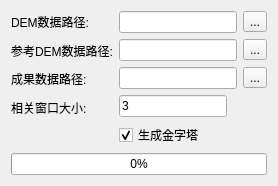
     <widget class="QWidget" name="DEMRelatedPropertyCheck_page">
      <layout class="QGridLayout" name="gridLayout_2">
       <item row="0" column="0">
        <layout class="QFormLayout" name="formLayout">
         <item row="0" column="0">
          <layout class="QGridLayout" name="gridLayout_31">
           <item row="1" column="0">
            <widget class="QLabel" name="label_41">
             <property name="text">
              <string>参考DEM数据路径:</string>
             </property>
            </widget>
           </item>
           <item row="3" column="0">
            <widget class="QLabel" name="label_42">
             <property name="text">
              <string>相关窗口大小:</string>
             </property>
            </widget>
           </item>
           <item row="0" column="0">
            <widget class="QLabel" name="label_43">
             <property name="text">
              <string>DEM数据路径:</string>
             </property>
            </widget>
           </item>
           <item row="2" column="0">
            <widget class="QLabel" name="label_44">
             <property name="text">
              <string>成果数据路径:</string>
             </property>
            </widget>
           </item>
           <item row="4" column="0">
            <widget class="QLabel" name="label_45">
             <property name="text">
              <string/>
             </property>
            </widget>
           </item>
          </layout>
         </item>
         <item row="0" column="1">
          <layout class="QGridLayout" name="gridLayout_32">
           <item row="1" column="0">
            <layout class="QHBoxLayout" name="horizontalLayout_42">
             <item>
              <widget class="QLineEdit" name="lineEdit_34"/>
             </item>
             <item>
              <widget class="QToolButton" name="toolButton_24">
               <property name="text">
                <string>...</string>
               </property>
              </widget>
             </item>
            </layout>
           </item>
           <item row="4" column="0">
            <layout class="QHBoxLayout" name="horizontalLayout_45" stretch="0,2">
             <item>
              <widget class="QCheckBox" name="checkBox_9">
               <property name="text">
                <string>生成金字塔</string>
               </property>
               <property name="checked">
                <bool>true</bool>
               </property>
              </widget>
             </item>
             <item>
              <spacer name="horizontalSpacer_30">
               <property name="orientation">
                <enum>Qt::Horizontal</enum>
               </property>
               <property name="sizeHint" stdset="0">
                <size>
                 <width>40</width>
                 <height>20</height>
                </size>
               </property>
              </spacer>
             </item>
            </layout>
           </item>
           <item row="3" column="0">
            <layout class="QHBoxLayout" name="horizontalLayout_44" stretch="0,2">
             <item>
              <widget class="QLineEdit" name="lineEdit_36">
               <property name="text">
                <string>3</string>
               </property>
              </widget>
             </item>
             <item>
              <spacer name="horizontalSpacer_29">
               <property name="orientation">
                <enum>Qt::Horizontal</enum>
               </property>
               <property name="sizeHint" stdset="0">
                <size>
                 <width>40</width>
                 <height>20</height>
                </size>
               </property>
              </spacer>
             </item>
            </layout>
           </item>
           <item row="2" column="0">
            <layout class="QHBoxLayout" name="horizontalLayout_43" stretch="0,0">
             <item>
              <widget class="QLineEdit" name="lineEdit_35">
               <property name="text">
                <string/>
               </property>
              </widget>
             </item>
             <item>
              <widget class="QToolButton" name="toolButton_25">
               <property name="text">
                <string>...</string>
               </property>
              </widget>
             </item>
            </layout>
           </item>
           <item row="0" column="0">
            <layout class="QHBoxLayout" name="horizontalLayout_41">
             <item>
              <widget class="QLineEdit" name="lineEdit_33"/>
             </item>
             <item>
              <widget class="QToolButton" name="toolButton_23">
               <property name="text">
                <string>...</string>
               </property>
              </widget>
             </item>
            </layout>
           </item>
          </layout>
         </item>
         <item row="1" column="0" colspan="2">
          <widget class="QProgressBar" name="progressBar_9">
           <property name="value">
            <number>0</number>
           </property>
          </widget>
         </item>
        </layout>
       </item>
      </layout>
     </widget>
